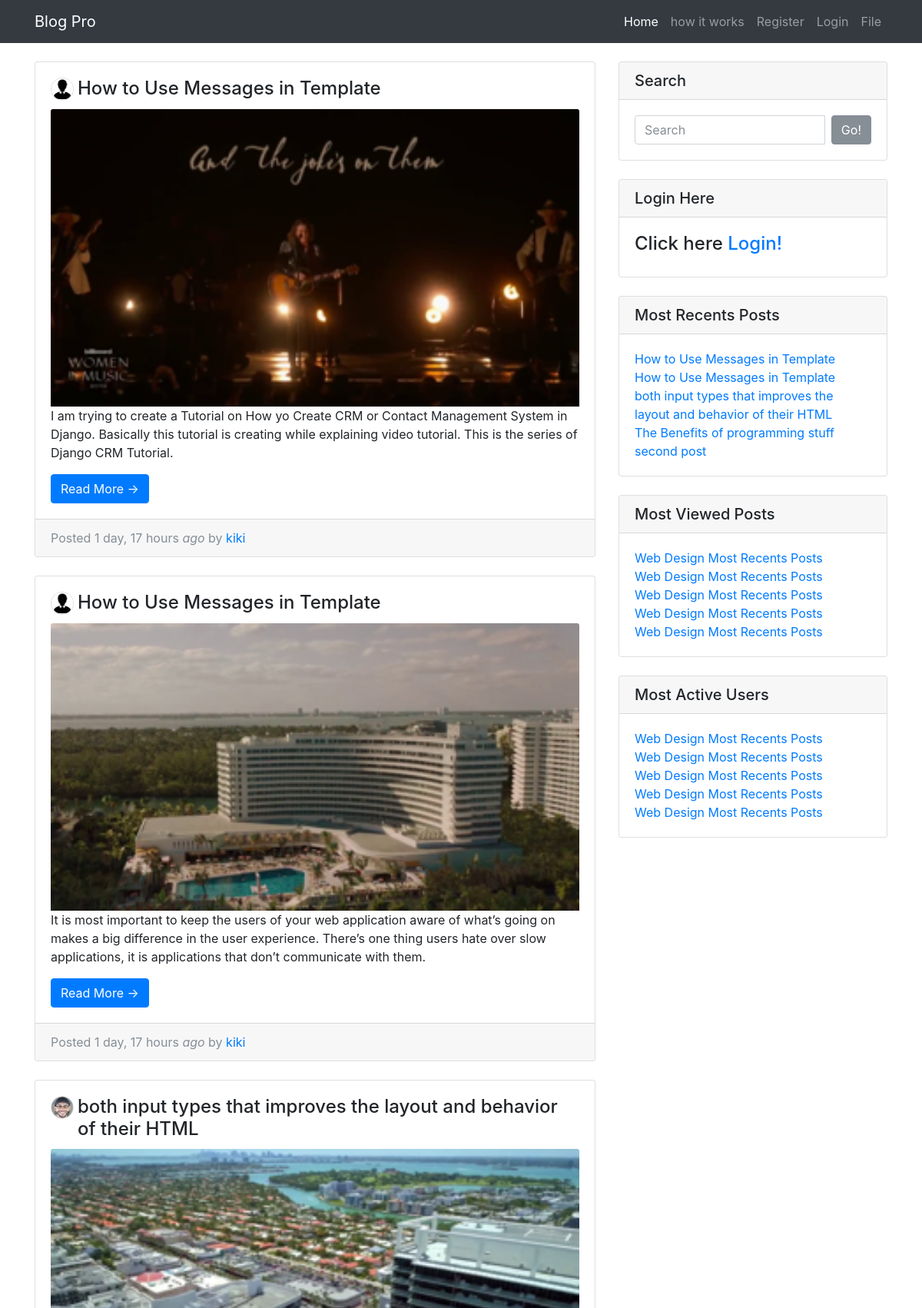
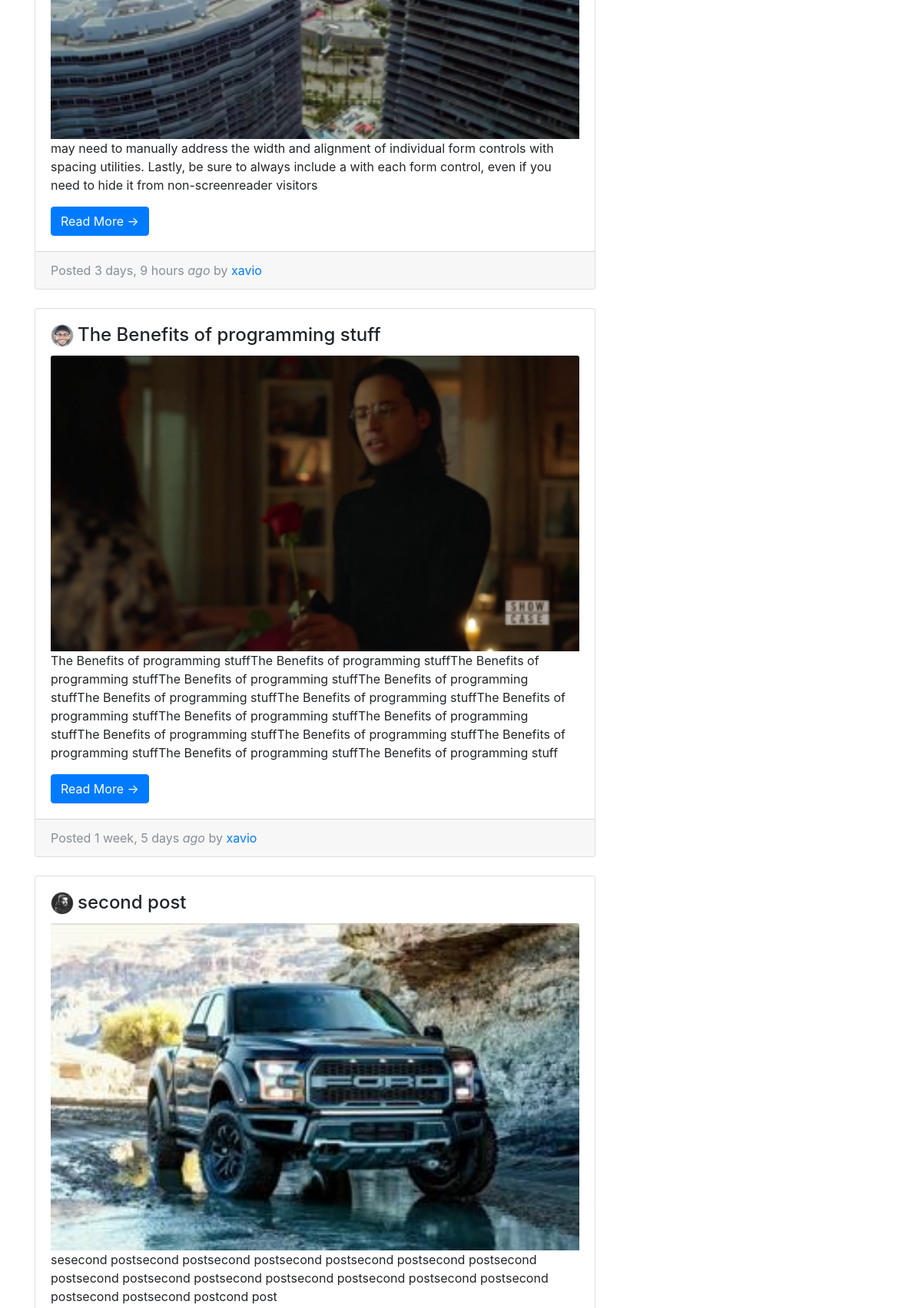
The page / (upper part) on the database its author committed (2 pictures, top to bottom).
### blog_app/models.py (models this page shows, shortened)
class Post(models.Model):
	objects = models.Manager()      #Our default Manager
	published = PublishedManager()  #Our Custom Model Manager
	STATUS_CHOICES={
     ('draft','Draft'),
     ('published','Published'),
    }
	title = models.CharField(max_length=100)
	content = models.TextField()
	author = models.ForeignKey(User,null=True, blank=True, on_delete=models.CASCADE)
	date_posted = models.DateTimeField(default=timezone.now)
	status =models.CharField(max_length=10,choices=STATUS_CHOICES,default='published')
	image = models.ImageField(null=True, blank=True)
	likes =  models.ManyToManyField(User, related_name='likes', blank=True)
	favourite = models.ManyToManyField(User, related_name='favourite', blank=True)
	@property
	def imageURL(self):
		try:
			url = self.image.url
		except:
			url = ''
		return url

### users/models.py (models this page shows, shortened)
class Profile(models.Model):
    user = models.OneToOneField(User, on_delete=models.CASCADE)
    image = models.ImageField(default='profile_pics/default.JPG', upload_to='profile_pics')

### blog_app/views.py (the view)
# urls.py: path('', views.home, name="home"),
def home(request):
    posts= Post.published.all().order_by('-date_posted')
    paginator=Paginator(posts,5)
    page=request.GET.get('page')
    posts=paginator.get_page(page)
    query=request.GET.get('q')
    if query:
        posts = Post.published.filter(
        Q(title__icontains=query)|
        Q(author__username=query)|
        Q(content__icontains=query)
        )
    print(query)
    context = {
        'posts': posts,
    }
    return render(request, 'blog_app/home.html', context)

### blog_app/models.py (called while the page is built)
    def get_queryset(self):
        return super(PublishedManager, self).get_queryset().filter(status="published")

### blog_app/templates/blog_app/home.html (shortened to what this page needs)
{% extends 'blog_app/main.html' %}
{% load static %}
{% block content %}
<div class="col-md-8">
  <br>
  {% for post in posts %}
  <div class="card mb-4">
    <div class="card-body">
      <img class="img-circle" src="{{ post.author.profile.image.url }}">
      <h4 class="card-title">{{ post.title }}</h4>
      <img class="card-img-top" src="{{post.imageURL}}" alt="Card image cap">
      <p class="card-text">{{ post.content }}</p>
      <a href="{% url 'post-detail' pk=post.pk %}" class="btn btn-primary">Read More &rarr;</a>
    </div>
    <div class="card-footer text-muted">
      Posted  {{ post.date_posted|timesince }} <i>ago</i> by
      <a href="{% url 'user-posts' post.author.username %}">{{ post.author }}</a>
    </div>
  </div>
  {% empty %}
  <div class="container-fluid">
    <center><h5>Oops,Post Not Found In our Posts </h5></center><br/><br/>
  </div>
{% endfor %}
</div>
        {%  include 'blog_app/sidebar.html' %}
{% endblock content %}

### blog_app/templates/blog_app/sidebar.html
<div class="col-md-4">
    <div class="card my-4">
      <h5 class="card-header">Search</h5>
      <div class="card-body">
        <div class="input-group">
          <form class="form-inline my-2 my-lg-0" action="">
            <input class="form-control mr-sm-2" type="search" placeholder="Search" aria-label="Search" name='q'>
            <button class="btn btn-secondary" type="submit">Go!</button>
          </form>
        </div>
      </div>
    </div>
       {% if user.is_authenticated %}
       <div class="card my-4">
        <h5 class="card-header">Logout Here</h5>
        <div class="card-body">
          <div class="input-group">
            <h4><i>Logged in as: </i>{{ user.username }}</h4>&nbsp;
              <a href="{% url 'logout' %}" class="btn btn-secondary">Logout!</a>
          </div>
        </div>
      </div>
      {% else %}
      <div class="card my-4">
        <h5 class="card-header">Login Here</h5>
        <div class="card-body">
          <div class="input-group">
            <h4> Click here <a href="{% url 'login' %}">Login!</a></h4>&nbsp;
          </div>
        </div>
      </div>
      {% endif %}
    <div class="card my-4">
      <h5 class="card-header">Most Recents Posts</h5>
      <div class="card-body">
        <div class="row">
          {% for post in posts %}
          <div class="col-lg-12">
            <ul class="list-unstyled mb-0">
              <li>
                <a href="{% url 'post-detail' pk=post.pk %}">{{ post.title }}</a>
              </li>
            </ul>
          </div>
          {% endfor %}
        </div>
      </div>
    </div>
     <div class="card my-4">
      <h5 class="card-header">Most Viewed Posts</h5>
      <div class="card-body">
        <div class="row">
          <div class="col-lg-12">
            <ul class="list-unstyled mb-0">
              <li>
                <a href="#">Web Design Most Recents Posts</a>
              </li>
              <li>
                <a href="#">Web Design Most Recents Posts</a>
              </li>
              <li>
                <a href="#">Web Design Most Recents Posts</a>
              </li>
              <li>
                <a href="#">Web Design Most Recents Posts</a>
              </li>
              <li>
                <a href="#">Web Design Most Recents Posts</a>
              </li>
            </ul>
          </div>
        </div>
      </div>
    </div>
        <div class="card my-4">
          <h5 class="card-header">Most Active Users</h5>
          <div class="card-body">
            <div class="row">
              <div class="col-lg-12">
                <ul class="list-unstyled mb-0">
                  <li>
                    <a href="#">Web Design Most Recents Posts</a>
                  </li>
                  <li>
                    <a href="#">Web Design Most Recents Posts</a>
                  </li>
                  <li>
                    <a href="#">Web Design Most Recents Posts</a>
                  </li>
                  <li>
                    <a href="#">Web Design Most Recents Posts</a>
                  </li>
                  <li>
                    <a href="#">Web Design Most Recents Posts</a>
                  </li>
                </ul>
              </div>
            </div>
          </div>
        </div>
  </div>

### static/css/blog-home.css (style rules this page uses)
body { padding-top: 54px; }
@media (min-width: 992px) { body { padding-top: 56px; } }

### static/css/blog-post.css (style rules this page uses)
body { padding-top: 54px; }
@media (min-width: 992px) { body { padding-top: 56px; } }

### static/css/input.css (style rules this page uses)
.img-circle { max-width: 30px; max-height: 30px; border-radius: 50%; border: 1px solid #e1e1e1; }
.card-title { margin-top: -30px; margin-left: 35px; }

### rows shown on the page
Post: author.profile.image (placeholder picture), title "How to Use Messages in Template", imageURL (picture), content "I am trying to create a Tutorial on How yo Create CRM or Contact Management System in Django. Basically this tutorial is creating while explaining video tutorial. This is the series of Django CRM Tutorial.", date_posted "1 day, 17 hours", author "kiki"
Post: author.profile.image (placeholder picture), title "How to Use Messages in Template", imageURL (picture), content "It is most important to keep the users of your web application aware of what’s going on makes a big difference in the user experience. There’s one thing users hate over slow applications, it is applications that don’t communicate with them.", date_posted "1 day, 17 hours", author "kiki"
Post: author.profile.image (picture), title "both input types that improves the layout and behavior of their HTML", imageURL (picture), content "may need to manually address the width and alignment of individual form controls with spacing utilities. Lastly, be sure to always include a with each form control, even if you need to hide it from non-screenreader visitors", date_posted "3 days, 9 hours", author "xavio"
Post: author.profile.image (picture), title "The Benefits of programming stuff", imageURL (picture), content "The Benefits of programming stuffThe Benefits of programming stuffThe Benefits of programming stuffThe Benefits of programming stuffThe Benefits of programming stuffThe Benefits of programming stuffThe Benefits of programming stuffThe Benefits of programming stuffThe Benefits of programming stuffThe Benefits of programming stuffThe Benefits of programming stuffThe Benefits of programming stuffThe Benefits of programming stuffThe Benefits of programming stuffThe Benefits of programming stuff", date_posted "1 week, 5 days", author "xavio"
Post: author.profile.image (picture), title "second post", imageURL (picture), content "sesecond postsecond postsecond postsecond postsecond postsecond postsecond postsecond postsecond postsecond postsecond postsecond postsecond postsecond postsecond postsecond postcond post"
